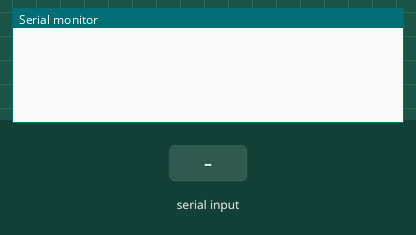
Bench run of a sketch on a simulated ESP32. Parts: the last lines printed to the serial monitor. The inputs (shaded band) are chosen by the test bench.

Above: at 1.2 s.
1.3 s: "1" received over Serial
At 3.1 s:
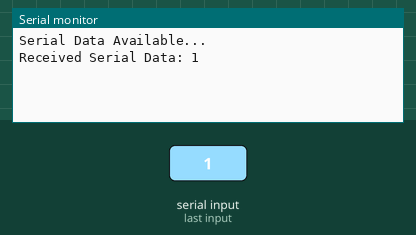
3.8 s: "0" received over Serial
At 4.2 s:
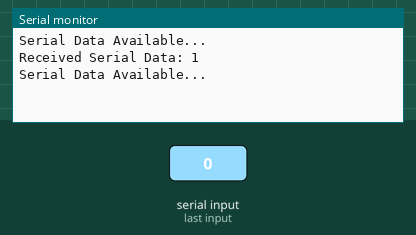

Measured:
- after the input at 1.3 s, the serial monitor: prints a new line at once (image 1)

The sketch:

main.ino
```cpp
/*
 * 实验名称：串口通信实验
 *
 * 接线说明：USB转TTL模块-->ESP32 IO
 *         (TXD)-->(16)
           (RXD)-->(17)
           (GND)-->(GND)
 *
 * 实验现象：程序下载成功后，打开串口调试助手，选择好串口、波特率115200参数等，在串口助手上发送字符数据，
             ESP32串口接收后原封不动返回到串口助手显示
 *
 */

#include "public.h"


//定义全局变量
//定义串口2
HardwareSerial mySerial2(2);
String serialData;


void setup() {
  //串口0配置
  Serial.begin(115200);
  //串口2配置
  //void HardwareSerial::begin(unsigned long baud, uint32_t config=SERIAL_8N1, int8_t rxPin=-1, int8_t txPin=-1, bool invert=false, unsigned long timeout_ms = 20000UL);
  //baud：串口波特率，该值写0则会进入自动侦测波特率程序；
  //config：串口参数，默认SERIAL_8N1为8位数据位、无校验、1位停止位；
  //rxPin：接收管脚针脚号；
  //txPin：发送管脚针脚号；
  //invert：翻转逻辑电平，串口默认高电平为1、低电平为0；
  //timeout_ms：自动侦测波特率超时时间，如果超过该时间还未获得波特率就不会使能串口；
  mySerial2.begin(115200,SERIAL_8N1,16,17);

}

void loop() {
  if(Serial.available())  //当串口0接收到信息后
  {
    Serial.println("Serial Data Available..."); // 通过串口监视器通知用户
    serialData=Serial.readString();  // 将接收到的信息使用readString()存储于serialData变量
    Serial.print("Received Serial Data: ");     // 然后通过串口监视器输出serialData变量内容
    Serial.println(serialData);                 // 以便查看serialData变量的信息
  }
  if(mySerial2.available())  //当串口2接收到信息后
  {
    mySerial2.println("Serial2 Data Available..."); // 通过串口监视器通知用户
    serialData=mySerial2.readString();  // 将接收到的信息使用readString()存储于serialData变量
    mySerial2.print("Received Serial2 Data: ");     // 然后通过串口监视器输出serialData变量内容
    mySerial2.println(serialData);                 // 以便查看serialData变量的信息
  }
}
```

led.cpp
```cpp
#include "led.h"

//led初始化
void led_init(void)
{
  pinMode(led1_pin, OUTPUT);//设置引脚为输出模式
}
```

led.h
```cpp
#ifndef _led_H
#define _led_H

#include "public.h"

//LED管脚定义
#define led1_pin  15

//函数声明
void led_init(void);

#endif
```

public.h
```cpp
#ifndef _public_H
#define _public_H

#include "Arduino.h"

//类型重定义
typedef unsigned char u8;
typedef unsigned int u16;
typedef unsigned long u32;

#endif
```
